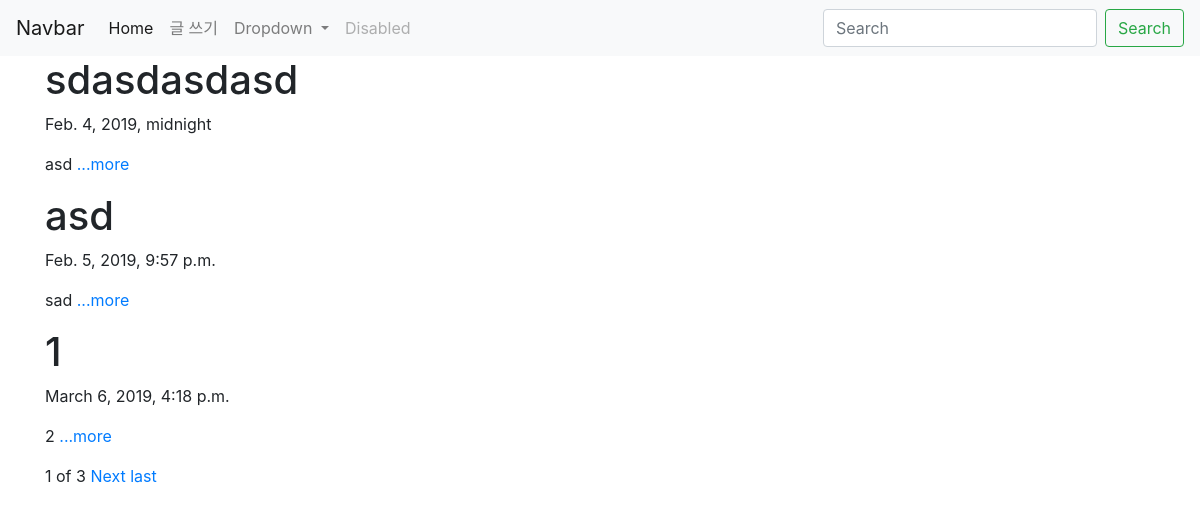
The page / on the database its author committed.
### blogapp/models.py (models this page shows, shortened)
class Blog(models.Model):
    title = models.CharField(max_length=200)
    pub_date = models.DateTimeField('data published')
    body = models.TextField()
    def summary(self):
        return self.body[:100]

### blogapp/views.py (the view)
# urls.py: 2. Add a URL to urlpatterns:  path('', views.home, name='home')
def home(request):
    blogs = Blog.objects
    blog_list = Blog.objects.all()  # 블로그 모든 글을 대상으로
    paginator = Paginator(blog_list, 3)  # 블로그 세 개를 한 페이지로 자르기
    page = request.GET.get('page')  # 딕셔너리형, page(key)를 넘기면 value가 리턴
    posts = paginator.get_page(page)
    return render(request, 'home.html', {'blogs': blogs, 'posts': posts})

### blogapp/templates/home.html (shortened to what this page needs)
{% extends 'layout.html' %}
{% block contents %}
<body>
    <div class="container">
        {% for blog in posts %}
            <h1>{{blog.title}}</h1>
            <p>{{blog.pub_date}}</p>
            <p>{{blog.summary}} <a href="{% url 'detail' blog.id %}">...more</a></p>
        {% endfor %}
        <span>{{posts.number}}</span>
        <span>of</span>
        <span>{{posts.paginator.num_pages}}</span>
        {% if posts.has_next %}
            <a href="?page={{posts.next_page_number}}">Next</a>
            <a href="?page={{posts.paginator.num_pages}}">last</a>
        {% endif %}
    </div>
</body>
{% endblock %}

### blogproject/templates/layout.html (shortened to what this page needs)
<head>
    <link rel="stylesheet" href="https://stackpath.bootstrapcdn.com/bootstrap/4.2.1/css/bootstrap.min.css">
</head>
<body>
    <nav class="navbar navbar-expand-lg navbar-light bg-light">
        <a class="navbar-brand" href="#">Navbar</a>
        <div class="collapse navbar-collapse" id="navbarSupportedContent">
            <ul class="navbar-nav mr-auto">
            <li class="nav-item active">
                <a class="nav-link" href="#">Home <span class="sr-only">(current)</span></a>
            </li>
            <li class="nav-item">
                <a class="nav-link" href="{% url 'new'%}">글 쓰기</a>
            </li>
            <li class="nav-item dropdown">
                <a class="nav-link dropdown-toggle" href="#" id="navbarDropdown" role="button" data-toggle="dropdown" aria-haspopup="true" aria-expanded="false">
                Dropdown
                </a>
            </li>
            <li class="nav-item">
                <a class="nav-link disabled" href="#" tabindex="-1" aria-disabled="true">Disabled</a>
            </li>
            </ul>
            <form class="form-inline my-2 my-lg-0">
            <input class="form-control mr-sm-2" type="search" placeholder="Search" aria-label="Search">
            <button class="btn btn-outline-success my-2 my-sm-0" type="submit">Search</button>
            </form>
        </div>
    </nav>
{% block contents %}{% endblock %}
</body>

### rows shown on the page
Blog: title "sdasdasdasd", pub_date "Feb. 4, 2019, midnight", summary "asd"
Blog: title "asd", pub_date "Feb. 5, 2019, 9:57 p.m.", summary "sad"
Blog: title "1", pub_date "March 6, 2019, 4:18 p.m.", summary "2"

### other values the page prints
{{ posts.number }} "1"
{{ posts.paginator.num_pages }} "3"
